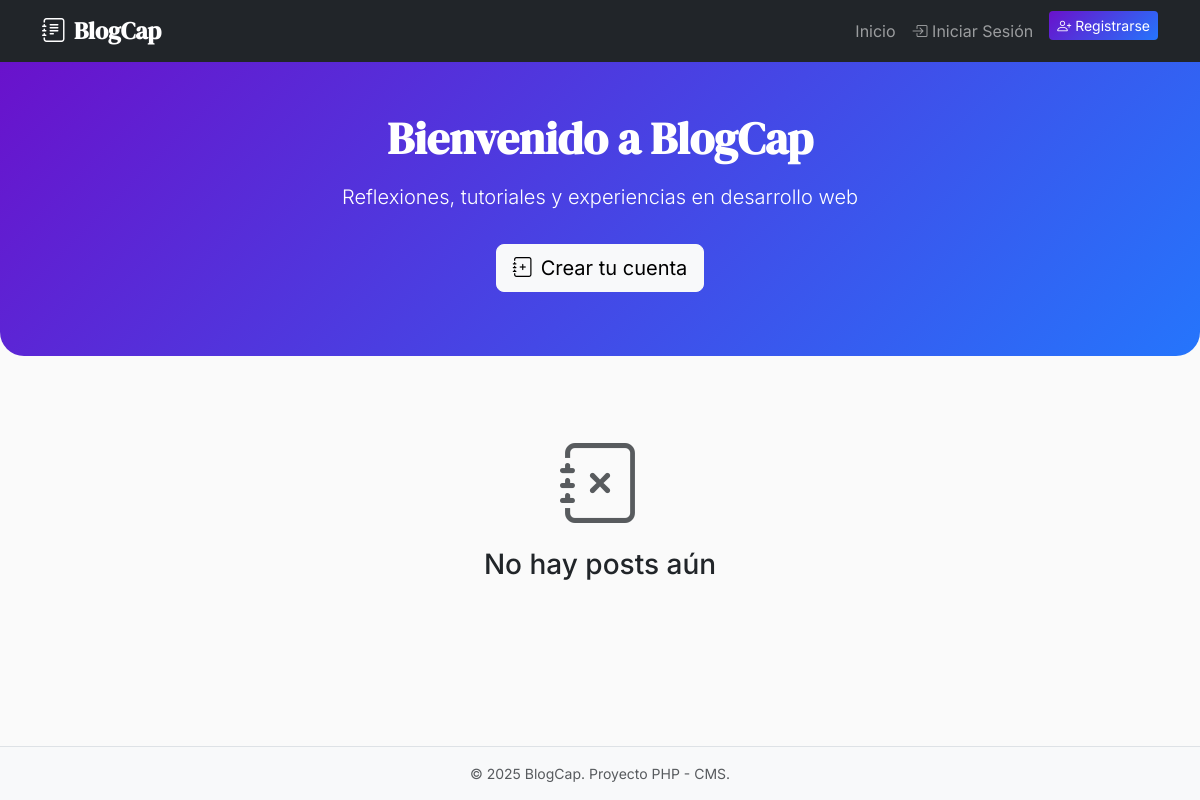
Before: / with the older database file.
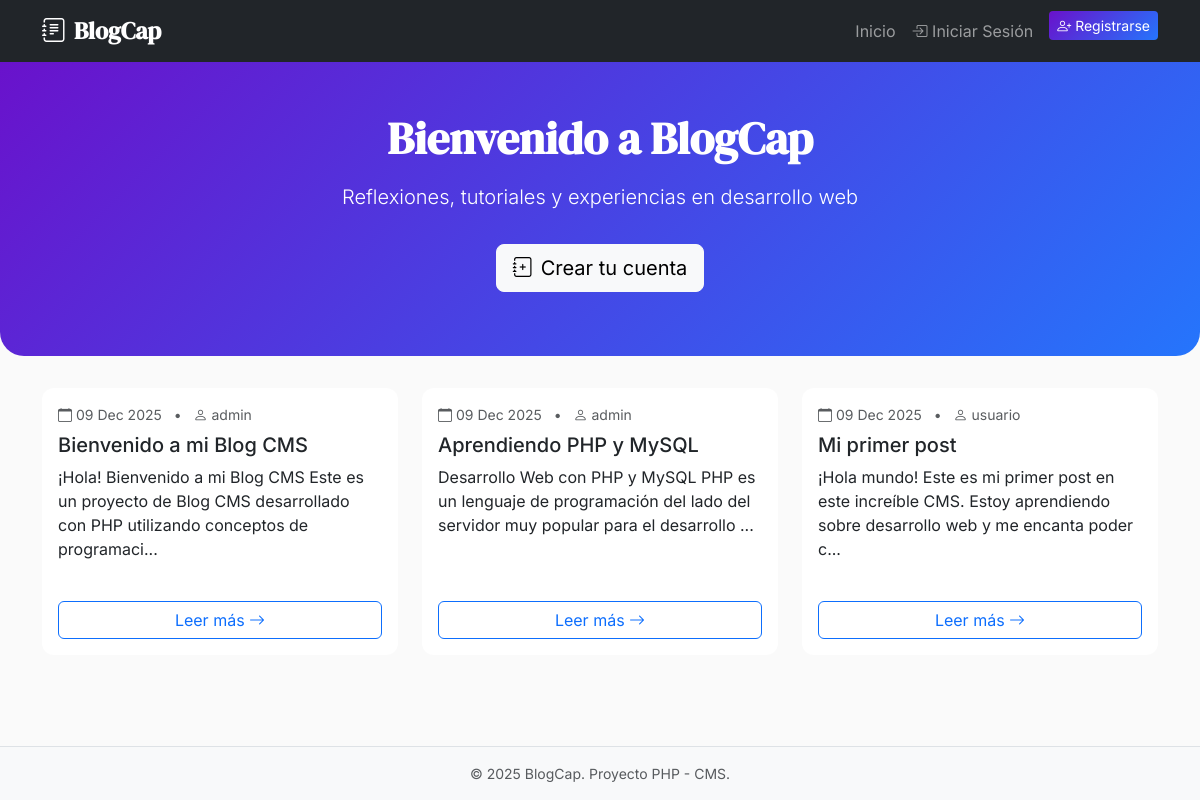
After: the same page with the newer database file.
### tables this page shows
CREATE TABLE IF NOT EXISTS `posts` (
  `id` int(11) NOT NULL AUTO_INCREMENT,
  `user_id` int(11) NOT NULL,
  `title` varchar(255) NOT NULL,
  `slug` varchar(255) NOT NULL UNIQUE,
  `content` text NOT NULL,
  `image_path` varchar(255) DEFAULT NULL,
  `published_at` timestamp DEFAULT CURRENT_TIMESTAMP,
  PRIMARY KEY (`id`),
  FOREIGN KEY (`user_id`) REFERENCES `users`(`id`) ON DELETE CASCADE
);

CREATE TABLE IF NOT EXISTS `users` (
  `id` int(11) NOT NULL AUTO_INCREMENT,
  `username` varchar(50) NOT NULL UNIQUE,
  `email` varchar(100) NOT NULL UNIQUE,
  `password` varchar(255) NOT NULL,
  `created_at` timestamp DEFAULT CURRENT_TIMESTAMP,
  PRIMARY KEY (`id`)
);

### src/Controllers/HomeController.php (called while the page is built, shortened)
<?php
class HomeController
{
    public function index(): void
    {
        $posts = Post::all();
        include __DIR__ . '/../Views/home.php';
        $content = ob_get_clean();
        include __DIR__ . '/../Views/layouts/main.php';
    }
}

### public/index.php (called while the page is built, shortened)
<?php
require_once __DIR__ . '/../src/helpers.php';
$router = new Router();
$router->get('/', [HomeController::class, 'index']);
$router->get('/blog/{slug}', [PostController::class, 'show']);
$router->get('/login', [AuthController::class, 'showLogin']);
$router->post('/login', [AuthController::class, 'login']);
$router->get('/register', [AuthController::class, 'showRegister']);
$router->post('/register', [AuthController::class, 'register']);
$router->get('/logout', [AuthController::class, 'logout']);
$uri = parse_url($_SERVER['REQUEST_URI'], PHP_URL_PATH);
$method = $_SERVER['REQUEST_METHOD'];
$router->dispatch($uri, $method);

### src/Core/SessionManager.php (called while the page is built, shortened)
<?php
class SessionManager
{
    public static function isLoggedIn(): bool
    {
        return isset($_SESSION['logged_in']) && $_SESSION['logged_in'] === true;
    }
}

### src/helpers.php (called while the page is built, shortened)
<?php
function url(string $path): string
{
    $basePath = '/ProyectoPHP/public';
    $path = '/' . ltrim($path, '/');
    if ($path === '/' && $basePath !== '') {
        return $basePath;
    }
    return $basePath . $path;
}

### src/Models/Post.php (called while the page is built, shortened)
<?php
class Post
{
    private string $title;
    private string $slug;
    private string $content;
    private string $publishedAt;
    private string $authorName;
    public function __construct(
        int $id,
        int $userId,
        string $title,
        string $slug,
        string $content,
        ?string $imagePath = null,
        string $publishedAt = '',
        string $authorName = ''
    ) {
        $this->title = $title;
        $this->slug = $slug;
        $this->content = $content;
        $this->publishedAt = $publishedAt ?: date('Y-m-d H:i:s');
        $this->authorName = $authorName;
    }
    public function getTitle(): string
    {
        return $this->title;
    }
    public function getSlug(): string
    {
        return $this->slug;
    }
    public function getContent(): string
    {
        return $this->content;
    }
    public function getPublishedAt(): string
    {
        return $this->publishedAt;
    }
    public function getAuthorName(): string
    {
        return $this->authorName;
    }
    public static function all(): array
    {
        $pdo = Database::getConnection();
        $stmt = $pdo->query("
            SELECT posts.*, users.username as author_name
            FROM posts
            JOIN users ON posts.user_id = users.id
            ORDER BY published_at DESC
        ");
        $posts = [];
        while ($row = $stmt->fetch()) {
            $posts[] = new self(
                (int)$row['id'],
                (int)$row['user_id'],
                $row['title'],
                $row['slug'],
                $row['content'],
                $row['image_path'],
                $row['published_at'],
                $row['author_name']
            );
        }
        return $posts;
    }
}

### src/Views/home.php (the view, shortened to what this page needs)
<section class="hero">
    <div class="container text-center">
        <h1>Bienvenido a BlogCap</h1>
        <p class="lead mt-3">Reflexiones, tutoriales y experiencias en desarrollo web</p>
        <?php if (!\App\Core\SessionManager::isLoggedIn()): ?>
            <a href="<?= url('/register') ?>" class="btn btn-light btn-lg mt-3">
                <i class="bi bi-journal-plus me-2"></i>Crear tu cuenta
            </a>
        <?php endif; ?>
    </div>
</section>
<div class="container">
    <div class="row">
        <?php if (empty($posts)): ?>
            <div class="col-12">
                <div class="text-center py-5">
                    <i class="bi bi-journal-x display-1 text-muted"></i>
                    <h3 class="mt-3">No hay posts aún</h3>
                </div>
            </div>
        <?php else: ?>
            <?php foreach ($posts as $post): ?>
                <div class="col-md-6 col-lg-4 mb-4">
                    <div class="card post-card h-100">
                        <div class="card-body d-flex flex-column">
                            <small class="text-muted">
                                <i class="bi bi-calendar"></i> <?= date('d M Y', strtotime($post->getPublishedAt())) ?>
                                <span class="mx-2">•</span>
                                <i class="bi bi-person"></i> <?= htmlspecialchars($post->getAuthorName()) ?>
                            </small>
                            <h5 class="card-title mt-2"><?= htmlspecialchars($post->getTitle()) ?></h5>
                            <p class="card-text flex-grow-1">
                                <?= htmlspecialchars(substr(strip_tags($post->getContent()), 0, 120)) ?>...
                            </p>
                            <a href="<?= url('/blog/' . htmlspecialchars($post->getSlug())) ?>"
                                class="btn btn-outline-primary mt-auto">
                                Leer más <i class="bi bi-arrow-right"></i>
                            </a>
                        </div>
                    </div>
                </div>
            <?php endforeach; ?>
        <?php endif; ?>
    </div>
</div>

### src/Core/Router.php (shortened to what this page needs)
<?php
class Router
{
    private array $routes = [];
    public function get(string $path, $handler): void
    {
        $this->routes['GET'][$path] = $handler;
    }
    public function post(string $path, $handler): void
    {
        $this->routes['POST'][$path] = $handler;
    }
    public function dispatch(string $uri, string $method): void
    {
        $uri = rtrim($uri, '/');
        $uri = $uri === '' ? '/' : $uri;
        if (isset($this->routes[$method][$uri])) {
            $handler = $this->routes[$method][$uri];
            $this->executeHandler($handler);
            return;
        }
    }
    private function executeHandler($handler, array $params = []): void
    {
        if (is_array($handler) && count($handler) === 2) {
            $controller = new $handler[0]();
            $method = $handler[1];
            call_user_func_array([$controller, $method], $params);
            return;
        }
    }
}

### src/Views/layouts/main.php (shortened to what this page needs)
<!DOCTYPE html>
<html lang="es" data-bs-theme="light">
<head>
    <link href="https://cdn.jsdelivr.net/npm/bootstrap@5.3.3/dist/css/bootstrap.min.css" rel="stylesheet">
    <link rel="stylesheet" href="https://cdn.jsdelivr.net/npm/bootstrap-icons@1.11.3/font/bootstrap-icons.min.css">
</head>
<body class="d-flex flex-column min-vh-100">
    <nav class="navbar navbar-expand-lg navbar-dark bg-dark fixed-top">
        <div class="container">
            <a class="navbar-brand" href="<?= url('/') ?>">
                <i class="bi bi-journal-text me-2"></i>BlogCap
            </a>
            <div class="collapse navbar-collapse" id="navbarNav">
                <ul class="navbar-nav ms-auto">
                    <li class="nav-item">
                        <a class="nav-link" href="<?= url('/') ?>">Inicio</a>
                    </li>
                    <?php if (\App\Core\SessionManager::isLoggedIn()): ?>
                        <li class="nav-item">
                            <a class="nav-link" href="<?= url('/admin/posts') ?>">
                                <i class="bi bi-pencil-square"></i> Admin
                            </a>
                        </li>
                        <li class="nav-item dropdown">
                            <a class="nav-link dropdown-toggle" href="#" id="userDropdown" role="button" data-bs-toggle="dropdown">
                                👋 <?= htmlspecialchars($_SESSION['username']) ?>
                            </a>
                            <ul class="dropdown-menu dropdown-menu-end">
                                <li><a class="dropdown-item" href="<?= url('/logout') ?>"><i class="bi bi-box-arrow-right"></i> Salir</a></li>
                            </ul>
                        </li>
                    <?php else: ?>
                        <li class="nav-item">
                            <a class="nav-link" href="<?= url('/login') ?>"><i class="bi bi-box-arrow-in-right"></i> Iniciar Sesión</a>
                        </li>
                        <li class="nav-item">
                            <a class="btn btn-sm btn-theme text-white ms-2" href="<?= url('/register') ?>">
                                <i class="bi bi-person-plus"></i> Registrarse
                            </a>
                        </li>
                    <?php endif; ?>
                </ul>
            </div>
        </div>
    </nav>
    <main class="flex-grow-1">
        <?= $content ?? '' ?>
    </main>
    <footer class="mt-auto py-3 bg-light border-top">
        <div class="container text-center text-muted small">
            © <?= date('Y') ?> BlogCap. Proyecto PHP - CMS.
        </div>
    </footer>
</body>
</html>

### src/Views/layouts/main.php (style rules this page uses)
:root { --bs-body-font-family: 'Inter', -apple-system, BlinkMacSystemFont, sans-serif; --bs-heading-font-family: 'DM Serif Display', serif; }
body { background-color: #fafafa; }
.navbar-brand { font-family: var(--bs-heading-font-family) !important; font-weight: 600; font-size: 1.5rem; }
.hero { background: linear-gradient(135deg, #6a11cb 0%, #2575fc 100%); color: white; padding: 4rem 0; margin-bottom: 2rem; border-radius: 0 0 1.5rem 1.5rem; }
.hero h1 { font-family: var(--bs-heading-font-family); font-weight: 600; font-size: 2.8rem; }
.post-card { transition: transform 0.3s, box-shadow 0.3s; border: none; border-radius: 12px; overflow: hidden; margin-bottom: 1.5rem; }
.btn-theme { background: linear-gradient(135deg, #6a11cb, #2575fc); border: none; }

Changed rows visible on the page:
added posts: published_at "09 Dec 2025", user.username "admin", title "Bienvenido a mi Blog CMS", content "¡Hola! Bienvenido a mi Blog CMS Este es un proyecto de Blog CMS desarrollado con PHP utilizando conceptos de programaci"
added posts: published_at "09 Dec 2025", user.username "admin", title "Aprendiendo PHP y MySQL", content "Desarrollo Web con PHP y MySQL PHP es un lenguaje de programación del lado del servidor muy popular para el desarrollo"
added posts: published_at "09 Dec 2025", user.username "usuario", title "Mi primer post", content "¡Hola mundo! Este es mi primer post en este increíble CMS. Estoy aprendiendo sobre desarrollo web y me encanta poder c"
Other visible differences:
text no longer shown: "No hay posts aún"
